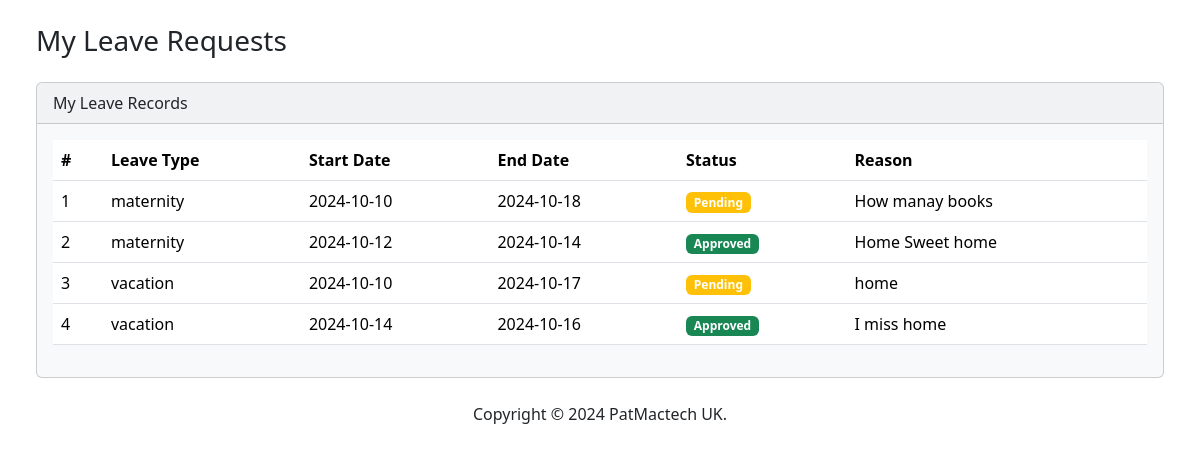
/Resources/employee_view.php (signed in), run on the app's committed database.
### tables this page shows
CREATE TABLE `leaves` (
  `id` int(11) NOT NULL,
  `employee_id` int(11) DEFAULT NULL,
  `leave_type` varchar(50) DEFAULT NULL,
  `start_date` date DEFAULT NULL,
  `end_date` date DEFAULT NULL,
  `reason` text DEFAULT NULL,
  `status` enum('pending','approved','rejected') DEFAULT 'pending'
);

### Resources/employee_view.php (the view, shortened to what this page needs)
<?php
if (isset($_SESSION['role']) && $_SESSION['role'] == 'employee' && isset($_SESSION['id'])) {
    include "../inc/DB_connection.php";
    function get_employee_leaves($conn, $employee_id) {
        $query = "SELECT leave_type, start_date, end_date, status, reason
                  FROM leaves
                  WHERE employee_id = :employee_id";
        $stmt = $conn->prepare($query);
        $stmt->bindParam(':employee_id', $employee_id, PDO::PARAM_INT);
        $stmt->execute();
        return $stmt->fetchAll(PDO::FETCH_ASSOC);
    }
    $employee_id = $_SESSION['id'];
    $leaves = get_employee_leaves($conn, $employee_id);
    ?>
    <!DOCTYPE html>
    <html lang="en">
    <head>
        <link href="https://cdn.jsdelivr.net/npm/bootstrap@5.3.3/dist/css/bootstrap.min.css" rel="stylesheet">
    </head>
    <body>
    <div class="container-fluid">
        <h3 class="m-4"><i class="fa-solid fa-list fa-lg"></i> My Leave Requests</h3>
        <div class="row">
            <div class="col-12">
                <?php if ($leaves) { ?>
                    <div class="card bg-light ms-4 me-4 mb-4">
                        <div class="card-header">
                            <i class="fa-solid fa-list fa-lg"></i> My Leave Records
                        </div>
                        <div class="card-body">
                            <div class="table-responsive">
                                <table class="table table-hover">
                                    <thead>
                                      <tr>
                                        <th scope="col">#</th>
                                        <th scope="col">Leave Type</th>
                                        <th scope="col">Start Date</th>
                                        <th scope="col">End Date</th>
                                        <th scope="col">Status</th>
                                        <th scope="col">Reason</th>
                                      </tr>
                                    </thead>
                                    <tbody>
                                    <?php foreach ($leaves as $index => $leave) { ?>
                                        <tr>
                                            <td><?= $index + 1 ?></td>
                                            <td><?= htmlspecialchars($leave['leave_type']) ?></td>
                                            <td><?= htmlspecialchars($leave['start_date']) ?></td>
                                            <td><?= htmlspecialchars($leave['end_date']) ?></td>
                                            <td>
                                                <?php if ($leave['status'] === 'approved') { ?>
                                                    <span class="badge bg-success">Approved</span>
                                                <?php } elseif ($leave['status'] === 'rejected') { ?>
                                                    <span class="badge bg-danger">Rejected</span>
                                                <?php } else { ?>
                                                    <span class="badge bg-warning">Pending</span>
                                                <?php } ?>
                                            </td>
                                            <td><?= htmlspecialchars($leave['reason']) ?></td>
                                        </tr>
                                    <?php } ?>
                                    </tbody>
                                </table>
                            </div>
                        </div>
                    </div>
                <?php } else { ?>
                    <h5 class="alert alert-primary ms-4 me-4">No Leave Requests Found</h5>
                <?php } ?>
            </div>
        </div>
    </div>
    <footer class="mt-auto mb-4">
        <div class="text-center">
            <span>Copyright &copy; <script>document.write(new Date().getFullYear())</script> PatMactech UK.</span>
        </div>
    </footer>
    </body>
    </html>
    <?php
} else {
    header("Location: login.php");
    exit();
}
?>

### data on the page
leaves: leave_type "maternity", start_date "2024-10-10", end_date "2024-10-18", status "Pending", reason "How manay books"
leaves: leave_type "maternity", start_date "2024-10-12", end_date "2024-10-14", status "Approved", reason "Home Sweet home"
leaves: leave_type "vacation", start_date "2024-10-10", end_date "2024-10-17", status "Pending", reason "home"
leaves: leave_type "vacation", start_date "2024-10-14", end_date "2024-10-16", status "Approved", reason "I miss home"
